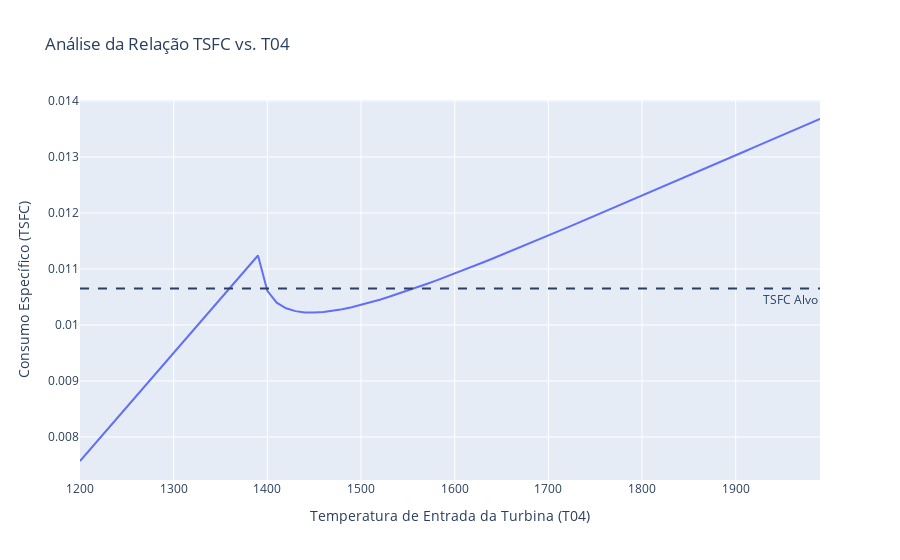

Notebook code cell kept with this figure:
### Markdown cell above
### TG: CFM56-7B27

### Code cell
turbofan = Turbofan(config_andre)
turbofan.set_air_flow(100)
rated_thrust = 121.4  # kN
fuel_flow = 1.293  # kg/s
optimization_status = turbofan.calibrate_turbofan(rated_thrust, fuel_flow)
turbofan.print_config()
turbofan.plot_calibration_result(fuel_flow / rated_thrust)
optimization_status

### Figure 1 — Plotly figure (JSON) as saved in the notebook; plotly's stock layout.template omitted (floating-point values rounded to 4 significant figures)
{"data": [{"hovertemplate": "T04 (K)=%{x}<br>TSFC (kg/s/kN)=%{y}<extra></extra>", "legendgroup": "", "line": {"color": "#636efa", "dash": "solid"}, "marker": {"symbol": "circle"}, "mode": "lines", "name": "", "orientation": "v", "showlegend": false, "x": [1200, 1210, 1220, 1230, 1240, 1250, 1260, 1270, 1280, 1290, 1300, 1310, 1320, 1330, 1340, 1350, 1360, 1370, 1380, 1390, 1400, 1410, 1420, 1430, 1440, 1450, 1460, 1470, 1480, 1490, 1500, 1510, 1520, 1530, 1540, 1550, 1560, 1570, 1580, 1590, 1600, 1610, 1620, 1630, 1640, 1650, 1660, 1670, 1680, 1690, 1700, 1710, 1720, 1730, 1740, 1750, 1760, 1770, 1780, 1790, 1800, 1810, 1820, 1830, 1840, 1850, 1860, 1870, 1880, 1890, 1900, 1910, 1920, 1930, 1940, 1950, 1960, 1970, 1980, 1990], "xaxis": "x", "y": [0.007571, 0.007763, 0.007956, 0.008148, 0.008341, 0.008533, 0.008726, 0.008919, 0.009112, 0.009305, 0.009498, 0.009692, 0.009885, 0.01008, 0.01027, 0.01047, 0.01066, 0.01085, 0.01105, 0.01124, 0.01061, 0.0104, 0.0103, 0.01025, 0.01023, 0.01022, 0.01023, 0.01025, 0.01028, 0.01032, 0.01036, 0.0104, 0.01045, 0.0105, 0.01056, 0.01061, 0.01067, 0.01073, 0.01079, 0.01086, 0.01092, 0.01098, 0.01105, 0.01112, 0.01118, 0.01125, 0.01132, 0.01139, 0.01146, 0.01153, 0.0116, 0.01167, 0.01174, 0.01181, 0.01188, 0.01195, 0.01202, 0.01209, 0.01217, 0.01224, 0.01231, 0.01238, 0.01245, 0.01253, 0.0126, 0.01267, 0.01274, 0.01282, 0.01289, 0.01296, 0.01303, 0.0131, 0.01318, 0.01325, 0.01332, 0.01339, 0.01346, 0.01354, 0.01361, 0.01368], "yaxis": "y", "type": "scatter"}], "layout": {"xaxis": {"anchor": "y", "domain": [0.0, 1.0], "title": {"text": "Temperatura de Entrada da Turbina (T04)"}}, "yaxis": {"anchor": "x", "domain": [0.0, 1.0], "title": {"text": "Consumo Específico (TSFC)"}}, "legend": {"tracegroupgap": 0}, "title": {"text": "Análise da Relação TSFC vs. T04"}, "shapes": [{"line": {"dash": "dash"}, "type": "line", "x0": 0, "x1": 1, "xref": "x domain", "y0": 0.01065, "y1": 0.01065, "yref": "y"}], "annotations": [{"showarrow": false, "text": "TSFC Alvo", "x": 1, "xanchor": "right", "xref": "x domain", "y": 0.01065, "yanchor": "top", "yref": "y"}]}}
